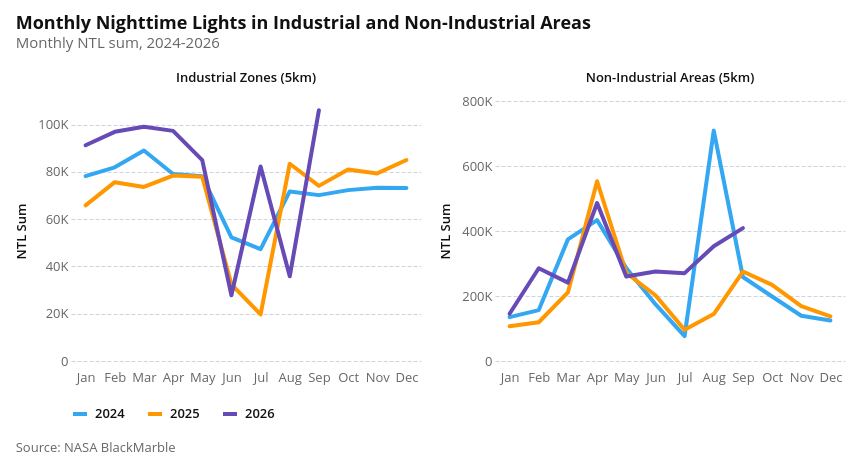

The notebook cell this image was saved under:
### Markdown cell above
### 2.3 Monthly Trends in Industrial Areas

### Code cell
# Fig 2.3: Monthly Trends in Industrial and Non-Industrial Areas (comparing 2024, 2025, 2026)
PROJECT_ROOT = next(
    p
    for p in [Path.cwd(), *Path.cwd().parents]
    if (p / "data").exists() and (p / "notebooks").exists()
)
NTL_REPORT_DIR = PROJECT_ROOT / "docs" / "ntl_report"
NTL_REPORT_DIR.mkdir(parents=True, exist_ok=True)
NTL_REPORT_XLSX = NTL_REPORT_DIR / "ntl-report-data.xlsx"

ind_monthly_data = ntl_ind_melted.assign(
    year_col=lambda d: d["year_col"].astype(str),
    month_name=lambda d: pd.to_datetime(d["date"]).dt.strftime("%b"),
).sort_values(["type", "year_col", "month"])

for area_type, sheet_name in {
    "Industrial Zones (5km)": "fig_2_3_industrial_monthly",
    "Non-Industrial Areas (5km)": "fig_2_3_nonindustrial_monthly",
}.items():
    chart_data = ind_monthly_data.query("type == @area_type").copy()
    write_ntl_sheet(chart_data, sheet_name)

chart = (
    alt.Chart(ind_monthly_data)
    .mark_line()
    .encode(
        x=alt.X(
            "month(date):O",
            title="",
            axis=alt.Axis(format="%b", labelAngle=0),
        ),
        y=alt.Y(
            "ntl_sum:Q",
            title="NTL Sum",
            axis=alt.Axis(labelExpr=az.vega_scale_labelExpr()),
        ),
        color=alt.Color(
            "year_col:N",
            title="",
            sort=[str(prev_year - 1), str(prev_year), str(current_year)],
            # scale=alt.Scale(range=["#025288", "#E3A763", "#754493"]),
        ),
        tooltip=[
            alt.Tooltip("type:N", title="Area"),
            alt.Tooltip("year_col:N", title="Year"),
            alt.Tooltip("month(date):O", title="Month", format="%b"),
            alt.Tooltip("ntl_sum:Q", format=",.0f", title="NTL Sum"),
        ],
    )
    .properties(width=350, height=260)
    .facet(
        column=alt.Column(
            "type:N",
            title="",
            sort=["Industrial Zones (5km)", "Non-Industrial Areas (5km)"],
        )
    )
    .resolve_scale(y="independent")
    .properties(
        title=alt.Title(
            text="Monthly Nighttime Lights in Industrial and Non-Industrial Areas",
            subtitle=f"Monthly NTL sum, {prev_year - 1}-{current_year}",
        ),
    )
)
chart = az.add_caption(chart, "Source: NASA BlackMarble")
chart.save(
    NTL_REPORT_DIR / "fig-2-3-industrial-nonindustrial-monthly-nighttime-lights.png",
    scale_factor=3,
)
chart

### Figure 1 — Vega-Lite specification as saved in the notebook (floating-point values rounded to 4 significant figures)
{"config": {"background": "white", "padding": 15, "mark": {"tooltip": true, "color": "#34A7F2"}, "point": {"filled": true, "size": 60, "stroke": "white", "strokeWidth": 1}, "circle": {"filled": true, "stroke": "white", "strokeWidth": 1}, "square": {"filled": true, "stroke": "white", "strokeWidth": 1}, "line": {"strokeWidth": 4, "strokeCap": "round", "strokeJoin": "round"}, "bar": {"cornerRadiusEnd": 0}, "text": {"font": "Open Sans, sans-serif", "fontSize": 13, "fontWeight": 600, "lineHeight": 16, "color": "#111111"}, "area": {"opacity": 0.7}, "arc": {"stroke": "white", "strokeWidth": 1}, "rect": {"stroke": "#8A969F", "strokeWidth": 0.5}, "geoshape": {"stroke": "#666666", "strokeWidth": 0.3, "strokeJoin": "round", "strokeCap": "round"}, "title": {"font": "Open Sans, sans-serif", "fontSize": 18, "fontWeight": 700, "lineHeight": 22, "color": "#111111", "anchor": "start", "offset": 21, "subtitleFont": "Open Sans, sans-serif", "subtitleFontSize": 15, "subtitleFontWeight": 400, "subtitleLineHeight": 18, "subtitleColor": "#666666", "subtitlePadding": 3}, "axis": {"domain": false, "grid": true, "gridColor": "#CED4DE", "gridDash": [4, 2], "gridWidth": 1, "labelFont": "Open Sans, sans-serif", "labelFontSize": 13, "labelFontWeight": 400, "labelColor": "#666666", "labelPadding": 3, "tickColor": "#CED4DE", "tickSize": 5, "tickCount": 5, "titleFont": "Open Sans, sans-serif", "titleFontSize": 13, "titleFontWeight": 600, "titleColor": "#111111", "titlePadding": 9}, "axisX": {"grid": false, "tickSize": 0, "labelAngle": 0}, "axisY": {"domain": false, "ticks": false, "gridColor": "#CED4DE", "gridDash": [4, 2], "gridWidth": 1}, "axisQuantitative": {"tickCount": 5}, "axisBand": {"labelPadding": 6, "tickSize": 0}, "axisTemporal": {"grid": false}, "legend": {"labelFont": "Open Sans, sans-serif", "labelFontSize": 13, "labelFontWeight": 600, "labelColor": "#111111", "titleFont": "Open Sans, sans-serif", "titleFontSize": 13, "titleFontWeight": 600, "titleColor": "#111111", "titlePadding": 3, "symbolSize": 196, "symbolStrokeWidth": 0, "padding": 0, "offset": 21, "columnPadding": 21, "rowPadding": 6, "labelOffset": 6, "orient": "bottom", "labelLimit": 200, "titleLimit": 400, "layout": {"bottom": {"direction": "vertical", "anchor": "start"}}}, "view": {"stroke": null, "continuousWidth": 600, "continuousHeight": 400}, "range": {"category": ["#34A7F2", "#FF9800", "#664AB6", "#4EC2C0", "#F3578E", "#081079", "#0C7C68", "#AA0000", "#DDDA21"], "diverging": ["#920000", "#BD6126", "#E3A763", "#EFEFEF", "#80BDE7", "#3587C3", "#025288"], "heatmap": ["#E3F6FD", "#75CCEC", "#089BD4", "#0169A1", "#023B6F"], "ordinal": ["#E3F6FD", "#75CCEC", "#089BD4", "#0169A1", "#023B6F"], "ramp": ["#E3F6FD", "#75CCEC", "#089BD4", "#0169A1", "#023B6F"]}, "scale": {"bandPaddingInner": 0.2, "bandPaddingOuter": 0.1, "pointPadding": 0.5}, "header": {"labelFont": "Open Sans, sans-serif", "labelFontSize": 13, "labelFontWeight": 600, "labelColor": "#111111", "titleFont": "Open Sans, sans-serif", "titleFontSize": 15, "titleFontWeight": 600, "titleColor": "#111111"}, "concat": {"spacing": 18}, "facet": {"spacing": 18}, "selection": {"point": {"on": "click", "clear": "dblclick"}, "interval": {"mark": {"fill": "#0071BC", "fillOpacity": 0.15, "stroke": "#0071BC", "strokeWidth": 1}}}}, "vconcat": [{"facet": {"column": {"field": "type", "sort": ["Industrial Zones (5km)", "Non-Industrial Areas (5km)"], "title": "", "type": "nominal"}}, "spec": {"mark": {"type": "line"}, "encoding": {"color": {"field": "year_col", "sort": ["2024", "2025", "2026"], "title": "", "type": "nominal"}, "tooltip": [{"field": "type", "title": "Area", "type": "nominal"}, {"field": "year_col", "title": "Year", "type": "nominal"}, {"field": "date", "format": "%b", "timeUnit": "month", "title": "Month", "type": "ordinal"}, {"field": "ntl_sum", "format": ",.0f", "title": "NTL Sum", "type": "quantitative"}], "x": {"axis": {"format": "%b", "labelAngle": 0}, "field": "date", "timeUnit": "month", "title": "", "type": "ordinal"}, "y": {"axis": {"labelExpr": "datum.value === 0 ? '0' : abs(datum.value) >= 1e9 ? (datum.value/1e9 === round(datum.value/1e9) ? '' + format(datum.value/1e9, ',.0f') + 'B' : abs(datum.value/1e9) >= 100 ? '' + format(datum.value/1e9, ',.0f') + 'B' : abs(datum.value/1e9) >= 1 ? '' + format(datum.value/1e9, ',.1f') + 'B' : '' + format(datum.value/1e9, ',.2f') + 'B') : abs(datum.value) >= 1e6 ? (datum.value/1e6 === round(datum.value/1e6) ? '' + format(datum.value/1e6, ',.0f') + 'M' : abs(datum.value/1e6) >= 100 ? '' + format(datum.value/1e6, ',.0f') + 'M' : abs(datum.value/1e6) >= 1 ? '' + format(datum.value/1e6, ',.1f') + 'M' : '' + format(datum.value/1e6, ',.2f') + 'M') : abs(datum.value) >= 1e4 ? (datum.value/1e3 === round(datum.value/1e3) ? '' + format(datum.value/1e3, ',.0f') + 'K' : abs(datum.value/1e3) >= 100 ? '' + format(datum.value/1e3, ',.0f') + 'K' : abs(datum.value/1e3) >= 1 ? '' + format(datum.value/1e3, ',.1f') + 'K' : '' + format(datum.value/1e3, ',.2f') + 'K') : (datum.value === round(datum.value) ? '' + format(datum.value, ',.0f') + '' : abs(datum.value) >= 100 ? '' + format(datum.value, ',.0f') + '' : abs(datum.value) >= 1 ? '' + format(datum.value, ',.1f') + '' : '' + format(datum.value, ',.2f') + '')"}, "field": "ntl_sum", "title": "NTL Sum", "type": "quantitative"}}, "height": 260, "width": 350}, "resolve": {"scale": {"y": "independent"}}, "title": {"text": "Monthly Nighttime Lights in Industrial and Non-Industrial Areas", "subtitle": "Monthly NTL sum, 2024-2026"}}], "data": {"name": "data-f196ae3a0dfdf75aaa8bac8bc1be7af5"}, "title": {"text": "Source: NASA BlackMarble", "anchor": "start", "color": "#666666", "font": "Open Sans, sans-serif", "fontSize": 13, "fontWeight": 400, "lineHeight": 20, "offset": 21, "orient": "bottom"}, "$schema": "https://vega.github.io/schema/vega-lite/v6.1.0.json", "datasets": {"data-f196ae3a0dfdf75aaa8bac8bc1be7af5": [{"date": "2024-01-01T00:00:00", "ntl_sum": 78200.0, "type": "Industrial Zones (5km)", "year_col": "2024", "month": 1, "month_name": "Jan"}, {"date": "2024-02-01T00:00:00", "ntl_sum": 81930.0, "type": "Industrial Zones (5km)", "year_col": "2024", "month": 2, "month_name": "Feb"}, {"date": "2024-03-01T00:00:00", "ntl_sum": 89060.0, "type": "Industrial Zones (5km)", "year_col": "2024", "month": 3, "month_name": "Mar"}, {"date": "2024-04-01T00:00:00", "ntl_sum": 79110.0, "type": "Industrial Zones (5km)", "year_col": "2024", "month": 4, "month_name": "Apr"}, {"date": "2024-05-01T00:00:00", "ntl_sum": 78120.0, "type": "Industrial Zones (5km)", "year_col": "2024", "month": 5, "month_name": "May"}, {"date": "2024-06-01T00:00:00", "ntl_sum": 52340.0, "type": "Industrial Zones (5km)", "year_col": "2024", "month": 6, "month_name": "Jun"}, {"date": "2024-07-01T00:00:00", "ntl_sum": 47320.0, "type": "Industrial Zones (5km)", "year_col": "2024", "month": 7, "month_name": "Jul"}, {"date": "2024-08-01T00:00:00", "ntl_sum": 71730.0, "type": "Industrial Zones (5km)", "year_col": "2024", "month": 8, "month_name": "Aug"}, {"date": "2024-09-01T00:00:00", "ntl_sum": 70180.0, "type": "Industrial Zones (5km)", "year_col": "2024", "month": 9, "month_name": "Sep"}, {"date": "2024-10-01T00:00:00", "ntl_sum": 72290.0, "type": "Industrial Zones (5km)", "year_col": "2024", "month": 10, "month_name": "Oct"}, {"date": "2024-11-01T00:00:00", "ntl_sum": 73330.0, "type": "Industrial Zones (5km)", "year_col": "2024", "month": 11, "month_name": "Nov"}, {"date": "2024-12-01T00:00:00", "ntl_sum": 73180.0, "type": "Industrial Zones (5km)", "year_col": "2024", "month": 12, "month_name": "Dec"}, {"date": "2025-01-01T00:00:00", "ntl_sum": 65850.0, "type": "Industrial Zones (5km)", "year_col": "2025", "month": 1, "month_name": "Jan"}, {"date": "2025-02-01T00:00:00", "ntl_sum": 75660.0, "type": "Industrial Zones (5km)", "year_col": "2025", "month": 2, "month_name": "Feb"}, {"date": "2025-03-01T00:00:00", "ntl_sum": 73630.0, "type": "Industrial Zones (5km)", "year_col": "2025", "month": 3, "month_name": "Mar"}, {"date": "2025-04-01T00:00:00", "ntl_sum": 78440.0, "type": "Industrial Zones (5km)", "year_col": "2025", "month": 4, "month_name": "Apr"}, {"date": "2025-05-01T00:00:00", "ntl_sum": 77960.0, "type": "Industrial Zones (5km)", "year_col": "2025", "month": 5, "month_name": "May"}, {"date": "2025-06-01T00:00:00", "ntl_sum": 32450.0, "type": "Industrial Zones (5km)", "year_col": "2025", "month": 6, "month_name": "Jun"}, {"date": "2025-07-01T00:00:00", "ntl_sum": 19690.0, "type": "Industrial Zones (5km)", "year_col": "2025", "month": 7, "month_name": "Jul"}, {"date": "2025-08-01T00:00:00", "ntl_sum": 83450.0, "type": "Industrial Zones (5km)", "year_col": "2025", "month": 8, "month_name": "Aug"}, {"date": "2025-09-01T00:00:00", "ntl_sum": 74090.0, "type": "Industrial Zones (5km)", "year_col": "2025", "month": 9, "month_name": "Sep"}, {"date": "2025-10-01T00:00:00", "ntl_sum": 81020.0, "type": "Industrial Zones (5km)", "year_col": "2025", "month": 10, "month_name": "Oct"}, {"date": "2025-11-01T00:00:00", "ntl_sum": 79370.0, "type": "Industrial Zones (5km)", "year_col": "2025", "month": 11, "month_name": "Nov"}, {"date": "2025-12-01T00:00:00", "ntl_sum": 85040.0, "type": "Industrial Zones (5km)", "year_col": "2025", "month": 12, "month_name": "Dec"}, {"date": "2026-01-01T00:00:00", "ntl_sum": 91300.0, "type": "Industrial Zones (5km)", "year_col": "2026", "month": 1, "month_name": "Jan"}, {"date": "2026-02-01T00:00:00", "ntl_sum": 96960.0, "type": "Industrial Zones (5km)", "year_col": "2026", "month": 2, "month_name": "Feb"}, {"date": "2026-03-01T00:00:00", "ntl_sum": 99110.0, "type": "Industrial Zones (5km)", "year_col": "2026", "month": 3, "month_name": "Mar"}, {"date": "2026-04-01T00:00:00", "ntl_sum": 97360.0, "type": "Industrial Zones (5km)", "year_col": "2026", "month": 4, "month_name": "Apr"}, {"date": "2026-05-01T00:00:00", "ntl_sum": 84980.0, "type": "Industrial Zones (5km)", "year_col": "2026", "month": 5, "month_name": "May"}, {"date": "2026-06-01T00:00:00", "ntl_sum": 27810.0, "type": "Industrial Zones (5km)", "year_col": "2026", "month": 6, "month_name": "Jun"}, {"date": "2026-07-01T00:00:00", "ntl_sum": 82310.0, "type": "Industrial Zones (5km)", "year_col": "2026", "month": 7, "month_name": "Jul"}, {"date": "2026-08-01T00:00:00", "ntl_sum": 35840.0, "type": "Industrial Zones (5km)", "year_col": "2026", "month": 8, "month_name": "Aug"}, {"date": "2026-09-01T00:00:00", "ntl_sum": 106100.0, "type": "Industrial Zones (5km)", "year_col": "2026", "month": 9, "month_name": "Sep"}, {"date": "2024-01-01T00:00:00", "ntl_sum": 135100.0, "type": "Non-Industrial Areas (5km)", "year_col": "2024", "month": 1, "month_name": "Jan"}, {"date": "2024-02-01T00:00:00", "ntl_sum": 156600.0, "type": "Non-Industrial Areas (5km)", "year_col": "2024", "month": 2, "month_name": "Feb"}, {"date": "2024-03-01T00:00:00", "ntl_sum": 374200.0, "type": "Non-Industrial Areas (5km)", "year_col": "2024", "month": 3, "month_name": "Mar"}, {"date": "2024-04-01T00:00:00", "ntl_sum": 433400.0, "type": "Non-Industrial Areas (5km)", "year_col": "2024", "month": 4, "month_name": "Apr"}, {"date": "2024-05-01T00:00:00", "ntl_sum": 286000.0, "type": "Non-Industrial Areas (5km)", "year_col": "2024", "month": 5, "month_name": "May"}, {"date": "2024-06-01T00:00:00", "ntl_sum": 174900.0, "type": "Non-Industrial Areas (5km)", "year_col": "2024", "month": 6, "month_name": "Jun"}, {"date": "2024-07-01T00:00:00", "ntl_sum": 76550.0, "type": "Non-Industrial Areas (5km)", "year_col": "2024", "month": 7, "month_name": "Jul"}, {"date": "2024-08-01T00:00:00", "ntl_sum": 708900.0, "type": "Non-Industrial Areas (5km)", "year_col": "2024", "month": 8, "month_name": "Aug"}, {"date": "2024-09-01T00:00:00", "ntl_sum": 258500.0, "type": "Non-Industrial Areas (5km)", "year_col": "2024", "month": 9, "month_name": "Sep"}, {"date": "2024-10-01T00:00:00", "ntl_sum": 198500.0, "type": "Non-Industrial Areas (5km)", "year_col": "2024", "month": 10, "month_name": "Oct"}, {"date": "2024-11-01T00:00:00", "ntl_sum": 139100.0, "type": "Non-Industrial Areas (5km)", "year_col": "2024", "month": 11, "month_name": "Nov"}, {"date": "2024-12-01T00:00:00", "ntl_sum": 124700.0, "type": "Non-Industrial Areas (5km)", "year_col": "2024", "month": 12, "month_name": "Dec"}, {"date": "2025-01-01T00:00:00", "ntl_sum": 106800.0, "type": "Non-Industrial Areas (5km)", "year_col": "2025", "month": 1, "month_name": "Jan"}, {"date": "2025-02-01T00:00:00", "ntl_sum": 119200.0, "type": "Non-Industrial Areas (5km)", "year_col": "2025", "month": 2, "month_name": "Feb"}, {"date": "2025-03-01T00:00:00", "ntl_sum": 211100.0, "type": "Non-Industrial Areas (5km)", "year_col": "2025", "month": 3, "month_name": "Mar"}, {"date": "2025-04-01T00:00:00", "ntl_sum": 553000.0, "type": "Non-Industrial Areas (5km)", "year_col": "2025", "month": 4, "month_name": "Apr"}, {"date": "2025-05-01T00:00:00", "ntl_sum": 270900.0, "type": "Non-Industrial Areas (5km)", "year_col": "2025", "month": 5, "month_name": "May"}, {"date": "2025-06-01T00:00:00", "ntl_sum": 202300.0, "type": "Non-Industrial Areas (5km)", "year_col": "2025", "month": 6, "month_name": "Jun"}, {"date": "2025-07-01T00:00:00", "ntl_sum": 95810.0, "type": "Non-Industrial Areas (5km)", "year_col": "2025", "month": 7, "month_name": "Jul"}, {"date": "2025-08-01T00:00:00", "ntl_sum": 144500.0, "type": "Non-Industrial Areas (5km)", "year_col": "2025", "month": 8, "month_name": "Aug"}, {"date": "2025-09-01T00:00:00", "ntl_sum": 275300.0, "type": "Non-Industrial Areas (5km)", "year_col": "2025", "month": 9, "month_name": "Sep"}, {"date": "2025-10-01T00:00:00", "ntl_sum": 234400.0, "type": "Non-Industrial Areas (5km)", "year_col": "2025", "month": 10, "month_name": "Oct"}, {"date": "2025-11-01T00:00:00", "ntl_sum": 169100.0, "type": "Non-Industrial Areas (5km)", "year_col": "2025", "month": 11, "month_name": "Nov"}, {"date": "2025-12-01T00:00:00", "ntl_sum": 137000.0, "type": "Non-Industrial Areas (5km)", "year_col": "2025", "month": 12, "month_name": "Dec"}, {"date": "2026-01-01T00:00:00", "ntl_sum": 145300.0, "type": "Non-Industrial Areas (5km)", "year_col": "2026", "month": 1, "month_name": "Jan"}, {"date": "2026-02-01T00:00:00", "ntl_sum": 285300.0, "type": "Non-Industrial Areas (5km)", "year_col": "2026", "month": 2, "month_name": "Feb"}, {"date": "2026-03-01T00:00:00", "ntl_sum": 241200.0, "type": "Non-Industrial Areas (5km)", "year_col": "2026", "month": 3, "month_name": "Mar"}, {"date": "2026-04-01T00:00:00", "ntl_sum": 486000.0, "type": "Non-Industrial Areas (5km)", "year_col": "2026", "month": 4, "month_name": "Apr"}, {"date": "2026-05-01T00:00:00", "ntl_sum": 260200.0, "type": "Non-Industrial Areas (5km)", "year_col": "2026", "month": 5, "month_name": "May"}, {"date": "2026-06-01T00:00:00", "ntl_sum": 275200.0, "type": "Non-Industrial Areas (5km)", "year_col": "2026", "month": 6, "month_name": "Jun"}, {"date": "2026-07-01T00:00:00", "ntl_sum": 270400.0, "type": "Non-Industrial Areas (5km)", "year_col": "2026", "month": 7, "month_name": "Jul"}, {"date": "2026-08-01T00:00:00", "ntl_sum": 353100.0, "type": "Non-Industrial Areas (5km)", "year_col": "2026", "month": 8, "month_name": "Aug"}, {"date": "2026-09-01T00:00:00", "ntl_sum": 408800.0, "type": "Non-Industrial Areas (5km)", "year_col": "2026", "month": 9, "month_name": "Sep"}]}}
